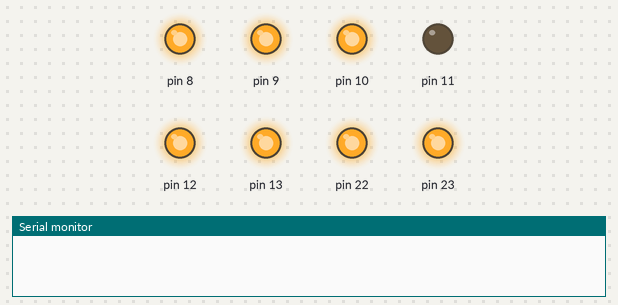
Simulated run of this sketch. Board: Arduino Uno, built with avr-gcc and run on an emulated ATmega328P. Shown: output pins drawn as LEDs (lit = HIGH), the last lines printed to the serial monitor.

Above: at 1.1 s.
At 1.4 s:
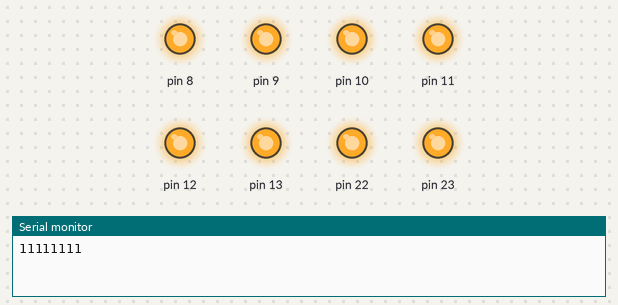
At 6.2 s:
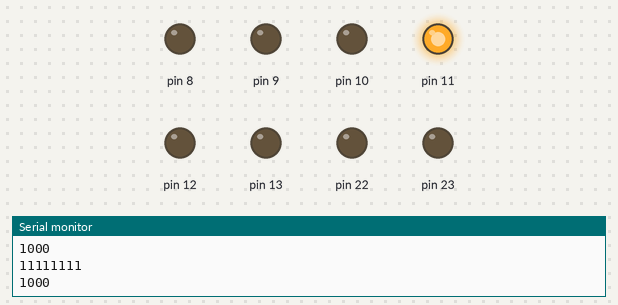
Timing chart, 0 to 7.4 s (numbered marks = the images above):
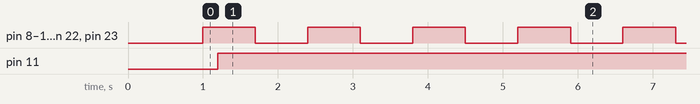

Measured:
- by itself, pin 8–10, pin 12, pin 13, pin 22, pin 23: alternates HIGH for 0.70 s and LOW for 0.70 s
- by itself, pin 11: LOW → HIGH at 1.2 s
- by itself, everything shown: repeats every 5.6 s, in 8 steps

The sketch:

lab5_zad1.ino
```cpp
void setup() {
  DDRB = 0xFF;
  PORTB = 0X00;
  delay(1000);
  Serial.begin(9600);
}

void loop() {
  PORTB ^= ~_BV(3);
  delay(200);
  PORTB |= _BV(3);
  Serial.println(PORTB, BIN);
  delay(500);
}
```
